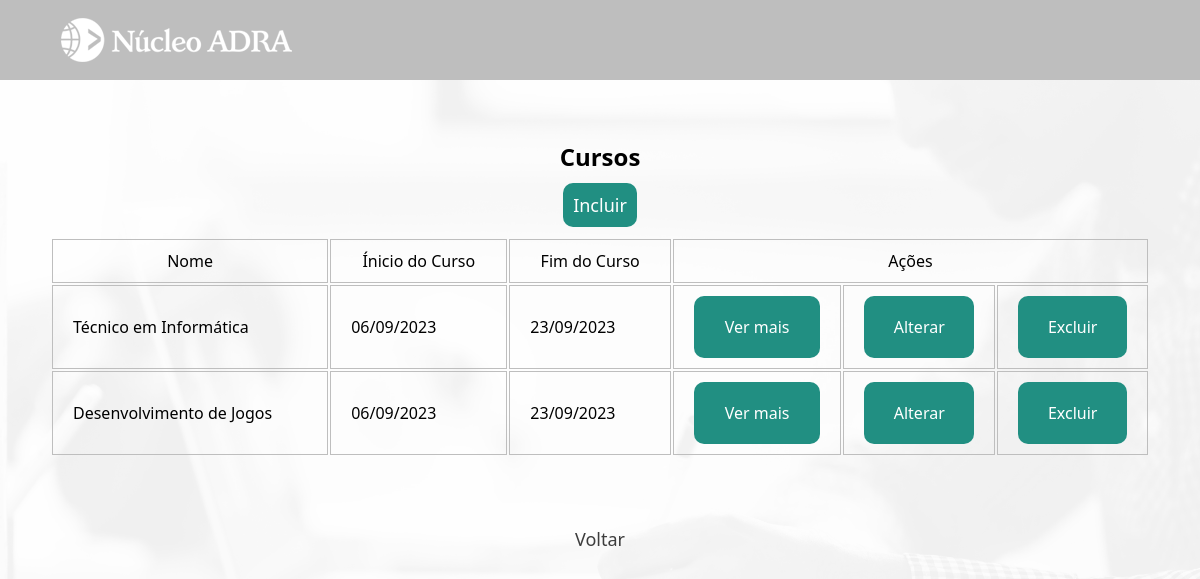
Before: /institucional/curso/index.php with the older database file.
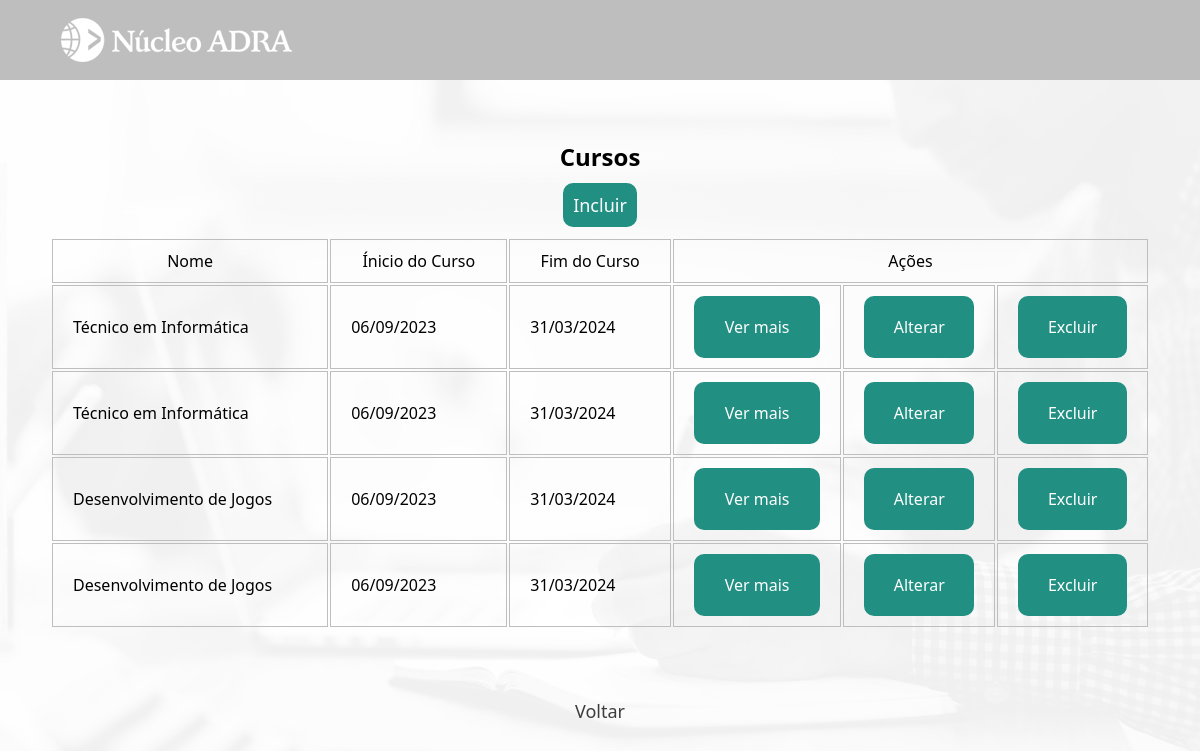
After: the same page with the newer database file.
### tables this page shows
CREATE TABLE IF NOT EXISTS `curso` (
  `id_curso` int UNSIGNED NOT NULL AUTO_INCREMENT,
  `nome` varchar(45) NOT NULL,
  `sigla` varchar(5) DEFAULT NULL,
  `descricao` text NOT NULL,
  `area` varchar(40) NOT NULL,
  `ch` smallint UNSIGNED DEFAULT NULL,
  `periodo` enum('M','V','N') DEFAULT NULL,
  `curso_inicio` date DEFAULT NULL,
  `curso_fim` date DEFAULT NULL,
  `hora_inicio` char(5) DEFAULT NULL,
  `hora_fim` char(5) DEFAULT NULL,
  `valor` decimal(6,2) UNSIGNED DEFAULT NULL,
  PRIMARY KEY (`id_curso`)
);

### institucional/curso/index.php (the view, shortened to what this page needs)
<?php
    require_once "../../util/config.php";
    $sql = "SELECT * FROM curso";
    $result = mysqli_query($link, $sql);
?>
<!DOCTYPE html>
<html lang="pt-br">
<head>
    <link rel="stylesheet" href="../../css/mural.css">
</head>
<body>
<header>
        <main>
            <div class="cabecalho-conteudo">
                <a href="../administrador.php">
                <div id="logo" class="opcoes-nav">
                    <img src="../../imagens/nucleo-adra-branco-232x48.png" alt="logo-adra">
                </div>
                </a>
                <a href="../usuario.php">
                <div id="perfil" class="opcoes-nav">
                </div>
                </a>
            </div>
        </main>
    </header>
<div class="container-admin">
    <h2>Cursos</h2>
    <p><a href="create.php" class="incluir">Incluir</a></p>
    <table border="0" class="tabela-admin">
        <tr class="tabela-titulo">
            <td><center>Nome</center></td>
            <td><center>Ínicio do Curso</center></td>
            <td><center>Fim do Curso</center></td>
            <td colspan="4"><center>Ações</center></td>
        </tr>
        <?php while($row = mysqli_fetch_array($result)){?>
        <tr class="tabela-linha">
                <td><a href="./turma/index.php?c=<?php echo($row['id_curso'])?>" class="crud_curso"><?php echo($row['nome']);?></a></td>
                <td><a href="./turma/index.php?c=<?php echo($row['id_curso'])?>" class="crud_curso"><?php echo(date("d/m/Y", strtotime($row['curso_inicio'])));?></a></td>
                <td><a href="./turma/index.php?c=<?php echo($row['id_curso'])?>" class="crud_curso"><?php echo(date("d/m/Y", strtotime($row['curso_fim'])));?></a></td>
            </div>
            <td><?php echo('<a href="read.php?id='.$row['id_curso'].'" class="crud_link">Ver mais</a>')?></td>
            <td><?php echo('<a href="update.php?id='.$row['id_curso'].'" class="crud_link">Alterar</a>')?></td>
            <td><?php echo('<a href="delete.php?id='.$row['id_curso'].'" class="crud_link">Excluir</a>')?></td>
        </tr>
        <?php } ?>
    <div class="voltar">
        <p><a href='../administrador.php'>Voltar</a></p>
    </div>
</body>
</html>

### css/mural.css (style rules this page uses)
* { padding: 0; margin: 0; box-sizing: border-box; font-family:'Segoe UI', Tahoma, Geneva, Verdana, sans-serif; }
body { background: url("../imagens/Professor-icone-branco.png") no-repeat center center fixed; background-size: cover; -webkit-background-size: cover; -moz-background-size: cover; -o-background-size: cover; }
header { height: 10vh; background-color: #bebebe; display: flex; align-items: center; justify-content: center; }
main div { color: white; font-size: 20px; display: flex; justify-content: space-between; align-items: center; }
.cabecalho-conteudo { margin: 0 auto; padding: 0; display: flex; width: 90vw; height: 48px; justify-content: space-between; align-items: center; }
.opcoes-nav { display: flex; gap: 50px; height: 10vh; }
main a { text-decoration: none; }
#logo { cursor: pointer; }
#perfil { display: flex; align-items: center; justify-content: center; cursor: pointer; overflow: hidden; width: 48px; height: 48px; border-radius: 100%; }
table { width: 100%; }
table td { border: 1px solid #bebebe; padding: 10px 20px; }
p { margin: 10px 0; font-size: 18px; }
.container-admin { padding: 50px; width: 100vw; display: flex; flex-direction: column; align-items: center; }
.incluir { cursor: pointer; background-color: #218f82; padding: 10px; border-radius: 10px; color: white; text-decoration: none; }
.crud_link { color: white; padding: 20px; display: flex; flex-direction: column; align-items: center; text-decoration: none; background-color: #218f82; border-radius: 10px; }
.crud_curso { text-decoration: none; color: black; }
.container-admin h2 { margin: 10px 0; }
.tabela-admin { margin-top: 10px; }
.voltar a { display:flex; justify-content: center; text-decoration: none; cursor: pointer; padding: 10px; border-radius: 10px; color: rgb(61, 61, 61); }

Changed rows visible on the page:
removed curso: nome "Técnico em Informática", curso_inicio "06/09/2023", curso_fim "23/09/2023"
removed curso: nome "Desenvolvimento de Jogos", curso_inicio "06/09/2023", curso_fim "23/09/2023"
added curso: nome "Técnico em Informática", curso_inicio "06/09/2023", curso_fim "31/03/2024"
added curso: nome "Técnico em Informática", curso_inicio "06/09/2023", curso_fim "31/03/2024"
added curso: nome "Desenvolvimento de Jogos", curso_inicio "06/09/2023", curso_fim "31/03/2024"
added curso: nome "Desenvolvimento de Jogos", curso_inicio "06/09/2023", curso_fim "31/03/2024"
